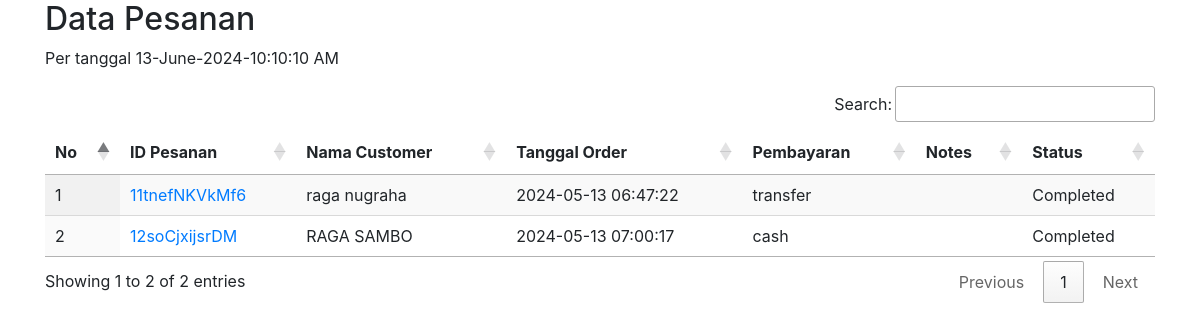
The page /stock/datapesanan.php (signed in) on the database its author committed.
### tables this page shows
CREATE TABLE `po` (
  `idid` int(11) NOT NULL,
  `orderid` varchar(50) NOT NULL,
  `customerid` int(11) NOT NULL,
  `tglorder` timestamp NOT NULL DEFAULT current_timestamp(),
  `payment` varchar(25) NOT NULL DEFAULT 'Belum ditentukan',
  `status` varchar(20) NOT NULL,
  `notes` text NOT NULL
);

CREATE TABLE `customer` (
  `customerid` int(11) NOT NULL,
  `customername` varchar(50) NOT NULL,
  `customerphone` varchar(20) NOT NULL,
  `customeraddress` varchar(100) NOT NULL,
  `customeremail` varchar(30) NOT NULL,
  `customerjoin` timestamp NOT NULL DEFAULT current_timestamp()
);

### stock/datapesanan.php (the view, shortened to what this page needs)
<!doctype html>
<html class="no-js" lang="en">
<?php
	include '../dbconnect.php';
	$timenow = date("j-F-Y-h:i:s A");
	?>
<html>
<head>
  <link rel="stylesheet" href="https://maxcdn.bootstrapcdn.com/bootstrap/4.2.1/css/bootstrap.min.css">
<link rel="stylesheet" type="text/css" href="https://cdn.datatables.net/1.10.19/css/jquery.dataTables.css">
<link rel="stylesheet" type="text/css" href="https://cdn.datatables.net/buttons/1.5.2/css/buttons.dataTables.min.css">
<link rel="stylesheet" type="text/css" href="https://cdn.datatables.net/1.10.19/css/jquery.dataTables.min.css">
</head>
<body>
		<div class="container">
			<h2>Data Pesanan</h2>
			<p>Per tanggal <?php echo $timenow ?></p>
				<div class="data-tables datatable-dark">
					<table id="dataTable3" class="display" style="width:100%"><thead class="thead-dark">
											<tr>
											<tr>
												<th>No</th>
												<th>ID Pesanan</th>
												<th>Nama Customer</th>
												<th>Tanggal Order</th>
												<th>Pembayaran</th>
												<th>Notes</th>
												<th>Status</th>
											</tr></thead><tbody>
											<?php
											$brgs=mysqli_query($conn,"SELECT * from po p, customer c where p.customerid=c.customerid order by idid ASC");
											$no=1;
											while($p=mysqli_fetch_array($brgs)){
												?>
												<tr>
													<td><?php echo $no++ ?></td>
													<td><a href="order.php?orderid=<?php echo $p['orderid'] ?>"><?php echo $p['orderid'] ?></a></td>
													<td><?php echo $p['customername'] ?></td>
													<td><?php echo $p['tglorder'] ?></td>
													<td><?php echo $p['payment'] ?></td>
													<td><?php echo $p['notes'] ?></td>
													<td><?php echo $p['status'] ?></td>
												</tr>
												<?php
											}
											?>
										</tbody>
										</table>
								</div>
						</div>
</body>
</html>

### rows shown on the page
po: orderid "11tnefNKVkMf6", customerid.customername "raga nugraha", tglorder "2024-05-13 06:47:22", payment "transfer", status "Completed"
po: orderid "12soCjxijsrDM", customerid.customername "RAGA SAMBO", tglorder "2024-05-13 07:00:17", payment "cash", status "Completed"
